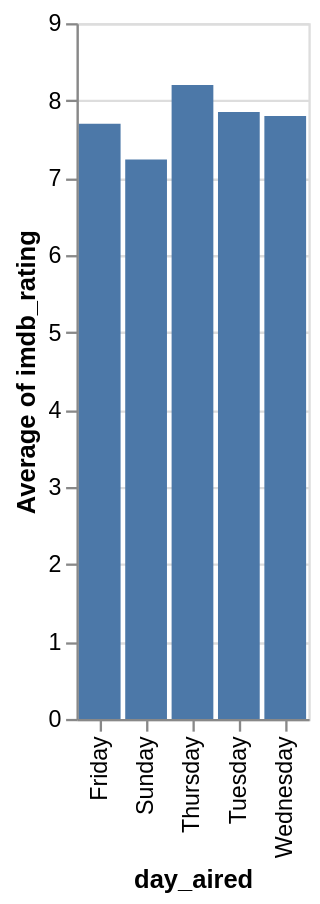

The code cell stored with this chart in its notebook:
### Markdown cell above
# Basic Exploratory Analysis

### Code cell
# Day Rating Distribution
alt.Chart(df).mark_bar().encode(
    x='day_aired',
    y='average(imdb_rating)'
)

### Figure 1 — Vega-Lite specification as saved in the notebook (floating-point values rounded to 4 significant figures; data arrays with more than 128 entries replaced by an {"elided": "..."} marker saying what was removed)
{"config": {"view": {"continuousWidth": 300, "continuousHeight": 300}}, "data": {"name": "data-242337d988399a6930d745eee72c1f37"}, "mark": {"type": "bar"}, "encoding": {"x": {"field": "day_aired", "type": "nominal"}, "y": {"aggregate": "average", "field": "imdb_rating", "type": "quantitative"}}, "$schema": "https://vega.github.io/schema/vega-lite/v6.1.0.json", "datasets": {"data-242337d988399a6930d745eee72c1f37": {"elided": "600 records"}}}
